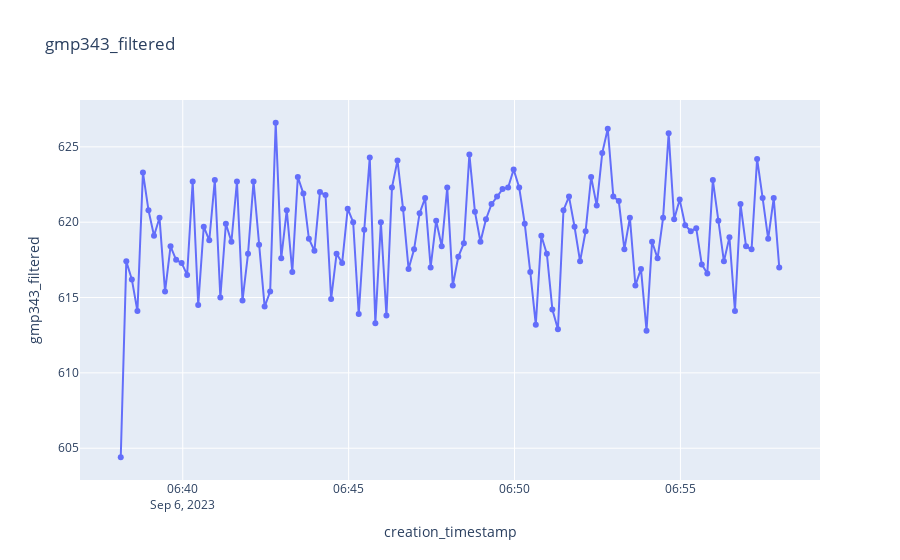
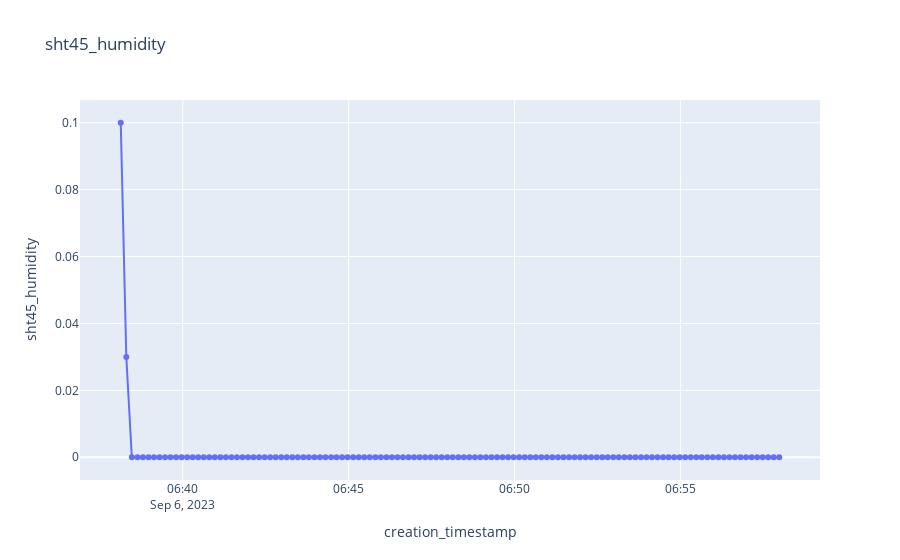
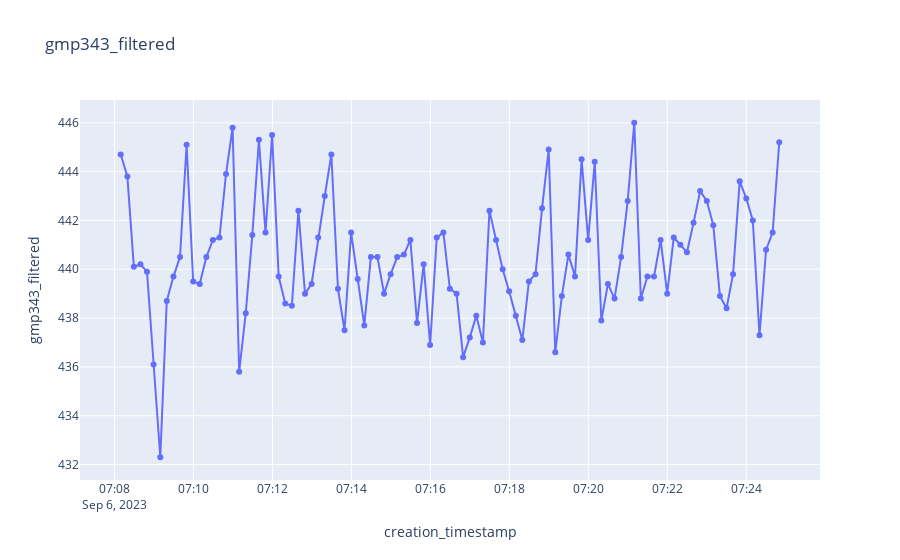
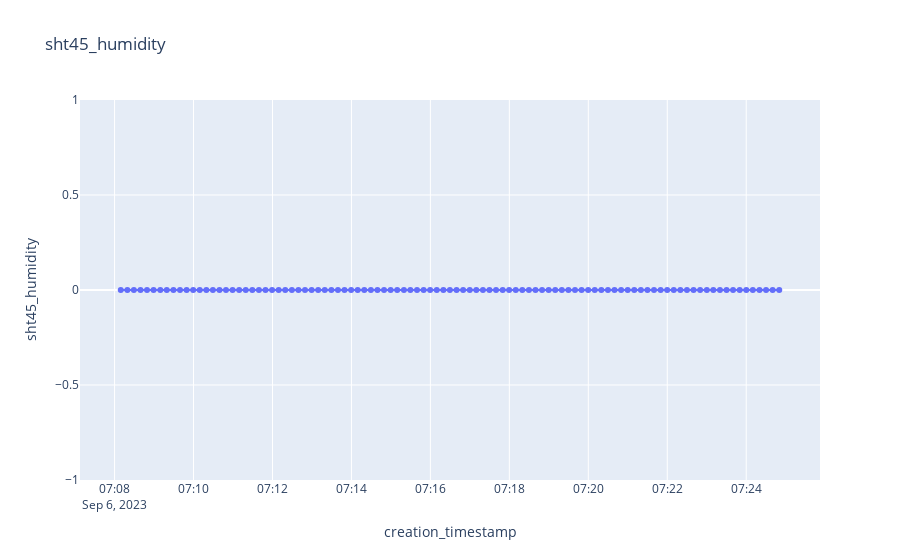

Source (notebook cell) for these figures, in order:
### Code cell
#600
start_date = datetime(2023, 9, 6, 6, 38, 0).replace(tzinfo=timezone.utc)
end_date = datetime(2023, 9, 6, 6, 58, 0).replace(tzinfo=timezone.utc)

df_p_600 = df.filter(pl.col("creation_timestamp").is_between(start_date, end_date))

plot_sensor_measurement(df_p_600.collect(), col_name="gmp343_filtered")
plot_sensor_measurement(df_p_600.collect(), col_name="sht45_humidity")

#400
start_date = datetime(2023, 9, 6, 7, 8, 0).replace(tzinfo=timezone.utc)
end_date = datetime(2023, 9, 6, 7, 25, 0).replace(tzinfo=timezone.utc)

df_p_400 = df.sort("creation_timestamp").filter(pl.col("creation_timestamp").is_between(start_date, end_date))

plot_sensor_measurement(df_p_400.collect(), col_name="gmp343_filtered")
plot_sensor_measurement(df_p_400.collect(), col_name="sht45_humidity")
